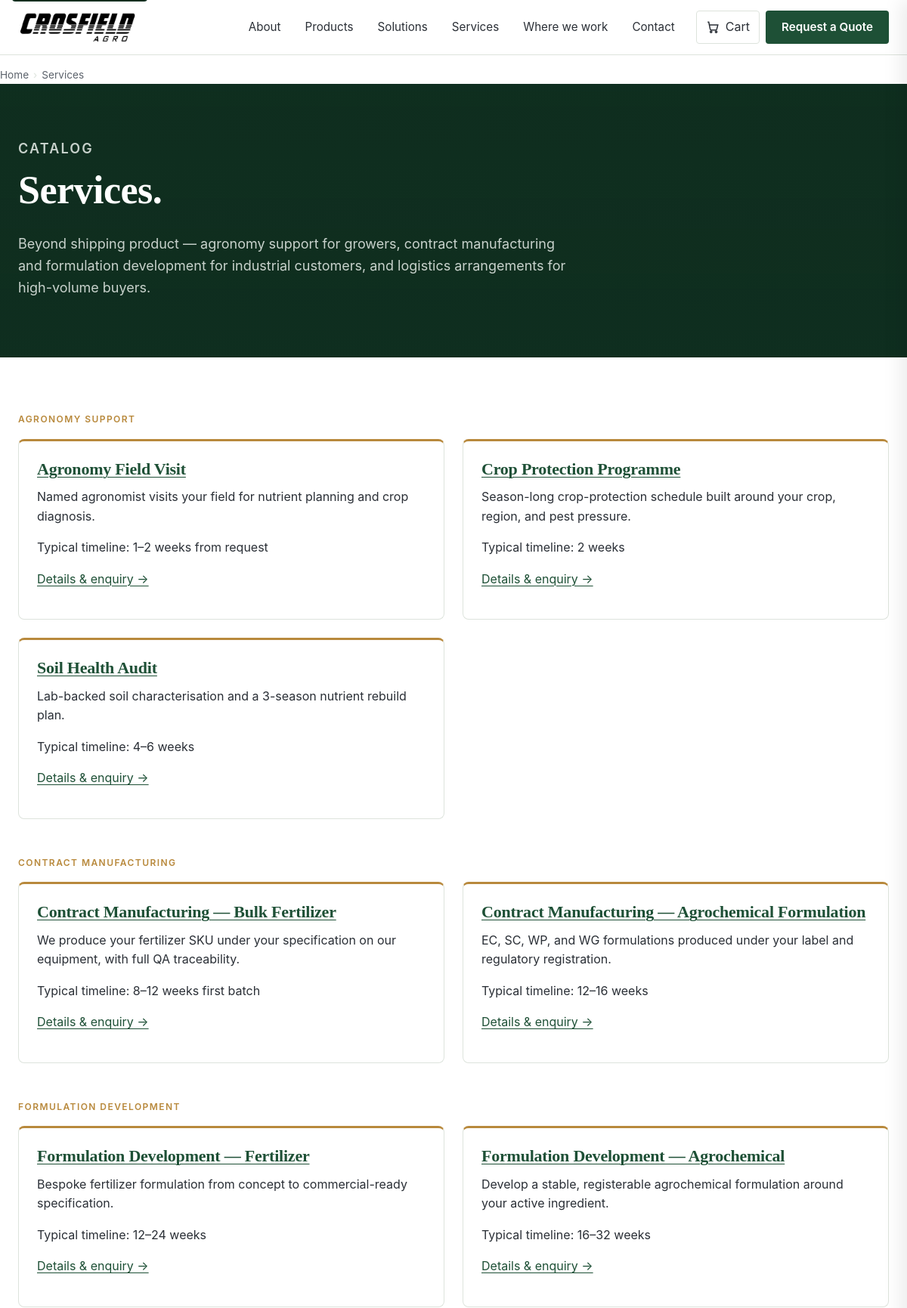
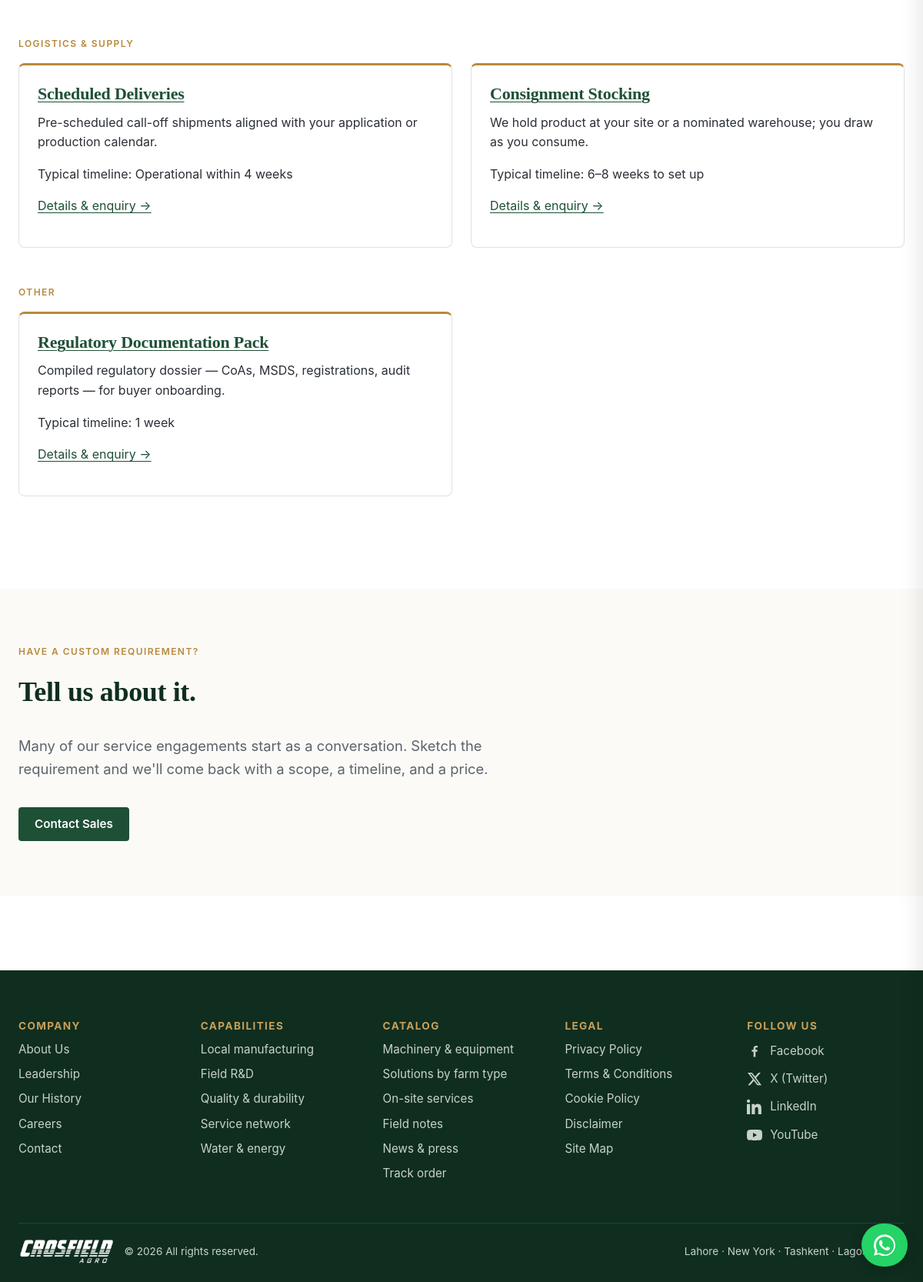
Page /services/ on the committed database (2 pictures, top to bottom).
### apps/services/models.py (models this page shows, shortened)
class ServiceOffering(models.Model):
    name = models.CharField(max_length=140)
    slug = models.SlugField(max_length=160, unique=True, db_index=True)
    category = models.CharField(max_length=24, choices=ServiceCategory.choices, db_index=True)
    summary = models.CharField(max_length=300)
    body = models.TextField(blank=True, help_text=_("Long-form description."))
    deliverables = models.JSONField(
        default=list,
        blank=True,
        help_text=_(
            'List of deliverables, e.g. ["Field visit", "Soil sampling", "Written report"].'
        ),
    )
    typical_timeline = models.CharField(max_length=120, blank=True, help_text=_('e.g. "4–6 weeks"'))
    pricing_model = models.CharField(
        max_length=140,
        blank=True,
        help_text=_('e.g. "Fixed scope" or "Time & materials".'),
    )
    is_active = models.BooleanField(default=True, db_index=True)
    position = models.PositiveIntegerField(default=0, db_index=True)
    seo_title = models.CharField(max_length=70, blank=True)
    seo_description = models.CharField(max_length=170, blank=True)
    created_at = models.DateTimeField(auto_now_add=True)
    updated_at = models.DateTimeField(auto_now=True)
    class Meta:
        ordering = ["position", "name"]
        indexes = [
            models.Index(fields=["is_active", "position"]),
            models.Index(fields=["category", "is_active"]),
        ]
    def get_absolute_url(self) -> str:
        return reverse("services:detail", kwargs={"slug": self.slug})

### apps/services/views.py (the view)
# urls.py: path("", views.ServiceListView.as_view(), name="list"),
class ServiceListView(View):
    template_name = "services/service_list.html"
    def get(self, request: HttpRequest) -> HttpResponse:
        return render(
            request,
            self.template_name,
            {"grouped": get_offerings_by_category()},
        )

### apps/cart/context_processors.py (called while the page is built)
def cart_summary(request) -> dict:
    try:
        cart = get_cart_for_request(request)
    except DatabaseError:
        logger.exception("cart_summary: DB error during cart lookup")
        return {"cart_summary": None}
    return {"cart_summary": get_cart_summary(cart)}

### apps/cart/selectors/cart_selectors.py (called while the page is built, shortened)
def get_cart_for_request(request: HttpRequest) -> Cart | None:
    qs = Cart.objects.prefetch_related("items__product", "items__variant")
    if request.user.is_authenticated:
        return qs.filter(user=request.user).first()
    if request.session.session_key:
        return qs.filter(session_key=request.session.session_key).first()
    return None

def get_cart_summary(cart: Cart | None) -> CartSummary | None:
    if cart is None:
        return None

### apps/seo/context_processors.py (called while the page is built)
def seo_metadata(request) -> dict:
    try:
        meta = get_metadata_for_path(request.path)
        return {"seo_meta": meta}
    except Exception:
        return {"seo_meta": None}

### apps/seo/selectors/__init__.py (called while the page is built)
def _meta_key(path: str) -> str:
    return f"seo:meta:{path}"

def _redirect_key(path: str) -> str:
    return f"seo:redirect:{path}"

def get_metadata_for_path(path: str) -> PageMetadata | None:
    key = _meta_key(path)
    cached = cache.get(key, _MISS)
    if cached is not _MISS:
        return cached
    row = PageMetadata.objects.filter(path=path).first()
    cache.set(key, row, PAGE_META_TTL)
    return row

def get_active_redirect(source_path: str) -> Redirect | None:
    key = _redirect_key(source_path)
    cached = cache.get(key, _MISS)
    if cached is not _MISS:
        return cached
    row = Redirect.objects.filter(source_path=source_path, is_active=True).first()
    cache.set(key, row, REDIRECT_TTL)
    return row

### apps/services/selectors/offering_selectors.py (called while the page is built)
def get_active_offerings() -> QuerySet[ServiceOffering]:
    return ServiceOffering.objects.filter(is_active=True).order_by("position", "name")

def get_offerings_by_category() -> dict[str, list[ServiceOffering]]:
    grouped: dict[str, list[ServiceOffering]] = {}
    for offering in get_active_offerings():
        label = ServiceCategory(offering.category).label
        grouped.setdefault(label, []).append(offering)
    return grouped

### apps/services/templates/services/service_list.html (shortened to what this page needs)
{% extends "base.html" %}
{% block content %}
<nav class="breadcrumb container" aria-label="Breadcrumb">
  <ol>
    <li><a href="{% url 'core:home' %}">Home</a></li>
    <li aria-current="page">Services</li>
  </ol>
</nav>
<section class="hero hero--compact">
  <div class="container">
    <p class="eyebrow">Catalog</p>
    <h1>Services.</h1>
    <p>
      Beyond shipping product — agronomy support for growers, contract manufacturing
      and formulation development for industrial customers, and logistics arrangements
      for high-volume buyers.
    </p>
  </div>
</section>
<section class="section">
  <div class="container">
    {% for category, offerings in grouped.items %}
      <div style="margin-bottom: 48px;">
        <p class="eyebrow">{{ category }}</p>
        <div class="grid grid--2" style="margin-top: 16px;">
          {% for offering in offerings %}
            <article class="card card--accent">
              <h3><a href="{{ offering.get_absolute_url }}">{{ offering.name }}</a></h3>
              <p>{{ offering.summary }}</p>
              {% if offering.typical_timeline %}<p class="help">Typical timeline: {{ offering.typical_timeline }}</p>{% endif %}
              <p style="margin-top: 12px;"><a href="{{ offering.get_absolute_url }}">Details &amp; enquiry →</a></p>
            </article>
          {% endfor %}
        </div>
      </div>
    {% empty %}
      <p>No services published yet.</p>
    {% endfor %}
  </div>
</section>
<section class="section section--surface">
  <div class="container" style="display: grid; gap: 16px; justify-items: start;">
    <p class="eyebrow">Have a custom requirement?</p>
    <h2>Tell us about it.</h2>
    <p class="lead" style="max-width: 60ch;">
      Many of our service engagements start as a conversation. Sketch the requirement
      and we'll come back with a scope, a timeline, and a price.
    </p>
    <a class="button button-primary" href="{% url 'contact:form' %}">Contact Sales</a>
  </div>
</section>
{% endblock %}

### static/core/css/site.css (style rules this page uses)
:root { --color-green-900: #0F2E1F; --color-green-800: #163E2A; --color-green-700: #1E5036; --color-green-600: #267045; --color-green-100: #E9F1EC; --color-gold-600: #B8893C; --color-gold-500: #C9A05A; --color-charcoal: #1B1F23; --color-ink: #2A2F36; --color-muted: #5C636C; --color-rule: #DDE3DC; --color-surface: #FBFAF7; --color-paper: #FFFFFF; --font-serif: "Source Serif 4", "Source Serif Pro", Georgia, "Times New Roman", serif; --font-sans: "Inter", system-ui, -apple-system, "Segoe UI", Roboto, "Helvetica Neue", Arial, sans-serif; --shadow-low: 0 1px 2px rgba(0,0,0,.05); --shadow-mid: 0 4px 16px rgba(0,0,0,.06); --radius-sm: 4px; --radius-md: 8px; --radius-lg: 12px; --container: 1240px; --gutter: 24px; }
*, *::before, *::after { box-sizing: border-box; }
html { -webkit-text-size-adjust: 100%; }
body { margin: 0; font-family: var(--font-sans); font-size: 16px; line-height: 1.6; color: var(--color-ink); background: var(--color-paper); -webkit-font-smoothing: antialiased; text-rendering: optimizeLegibility; }
a { color: var(--color-green-700); text-decoration: underline; text-underline-offset: 3px; text-decoration-thickness: 1px; }
h1, h2, h3, h4, h5 { font-family: var(--font-serif); color: var(--color-green-900); letter-spacing: -0.01em; line-height: 1.2; margin: 0 0 0.5em; }
h1 { font-size: clamp(2rem, 4vw + 1rem, 3.25rem); }
h2 { font-size: clamp(1.5rem, 2vw + 1rem, 2.25rem); }
h3 { font-size: 1.375rem; }
p { margin: 0 0 1em; }
.lead { font-size: 1.15rem; color: var(--color-muted); }
ul, ol { padding-left: 1.25em; }
.container { max-width: var(--container); margin: 0 auto; padding: 0 var(--gutter); }
.section { padding: clamp(48px, 6vw, 96px) 0; }
.section--surface { background: var(--color-surface); }
.grid { display: grid; gap: var(--gutter); }
.grid--2 { grid-template-columns: 1fr; }
@media (min-width: 768px) { .grid--2 { grid-template-columns: repeat(2, 1fr); } }
.eyebrow { font-size: 0.75rem; font-weight: 600; text-transform: uppercase; letter-spacing: 0.12em; color: var(--color-gold-600); margin: 0 0 0.5em; }
.button { display: inline-flex; align-items: center; justify-content: center; min-height: 44px; padding: 10px 20px; font-weight: 600; font-size: 0.95rem; text-decoration: none; border-radius: var(--radius-sm); border: 1px solid transparent; cursor: pointer; line-height: 1; transition: background-color 80ms ease, color 80ms ease, border-color 80ms ease; }
.button-primary { background: var(--color-green-700); color: #fff; }
.hero { background: linear-gradient(180deg, rgba(15,46,31,0.85), rgba(15,46,31,0.92)), var(--color-green-900); color: #E7EDE8; padding: clamp(72px, 10vw, 144px) 0 clamp(56px, 8vw, 112px); }
.hero h1 { color: #fff; max-width: 22ch; }
.hero p { color: #C8D2CC; max-width: 64ch; font-size: 1.125rem; }
.hero--compact { padding: clamp(56px, 6vw, 96px) 0 clamp(40px, 5vw, 72px); }
.breadcrumb { font-size: 0.85rem; color: var(--color-muted); padding: 16px 0 0; }
.breadcrumb ol { list-style: none; padding: 0; margin: 0; display: flex; flex-wrap: wrap; gap: 6px; }
.breadcrumb li::after { content: "›"; margin-left: 6px; color: var(--color-rule); }
.breadcrumb li:last-child::after { content: ""; }
.breadcrumb a { color: var(--color-muted); text-decoration: none; }
.card { background: var(--color-paper); border: 1px solid var(--color-rule); border-radius: var(--radius-md); padding: 24px; }
.card h3 { margin-top: 0; }
.card--accent { border-top: 3px solid var(--color-gold-600); }

### rows in the picture
ServiceOffering: category "AGRONOMY SUPPORT", name "Agronomy Field Visit", summary "Named agronomist visits your field for nutrient planning and crop diagnosis.", typical_timeline "1–2 weeks from request"
ServiceOffering: name "Crop Protection Programme", summary "Season-long crop-protection schedule built around your crop, region, and pest pressure.", typical_timeline "2 weeks"
ServiceOffering: name "Soil Health Audit", summary "Lab-backed soil characterisation and a 3-season nutrient rebuild plan.", typical_timeline "4–6 weeks"
ServiceOffering: category "CONTRACT MANUFACTURING", name "Contract Manufacturing — Bulk Fertilizer", summary "We produce your fertilizer SKU under your specification on our equipment, with full QA traceability.", typical_timeline "8–12 weeks first batch"
ServiceOffering: name "Contract Manufacturing — Agrochemical Formulation", summary "EC, SC, WP, and WG formulations produced under your label and regulatory registration.", typical_timeline "12–16 weeks"
ServiceOffering: category "FORMULATION DEVELOPMENT", name "Formulation Development — Fertilizer", summary "Bespoke fertilizer formulation from concept to commercial-ready specification.", typical_timeline "12–24 weeks"
ServiceOffering: name "Formulation Development — Agrochemical", summary "Develop a stable, registerable agrochemical formulation around your active ingredient.", typical_timeline "16–32 weeks"
ServiceOffering: category "LOGISTICS & SUPPLY", name "Scheduled Deliveries", summary "Pre-scheduled call-off shipments aligned with your application or production calendar.", typical_timeline "Operational within 4 weeks"
ServiceOffering: name "Consignment Stocking", summary "We hold product at your site or a nominated warehouse; you draw as you consume.", typical_timeline "6–8 weeks to set up"
ServiceOffering: category "OTHER", name "Regulatory Documentation Pack", summary "Compiled regulatory dossier — CoAs, MSDS, registrations, audit reports — for buyer onboarding.", typical_timeline "1 week"
